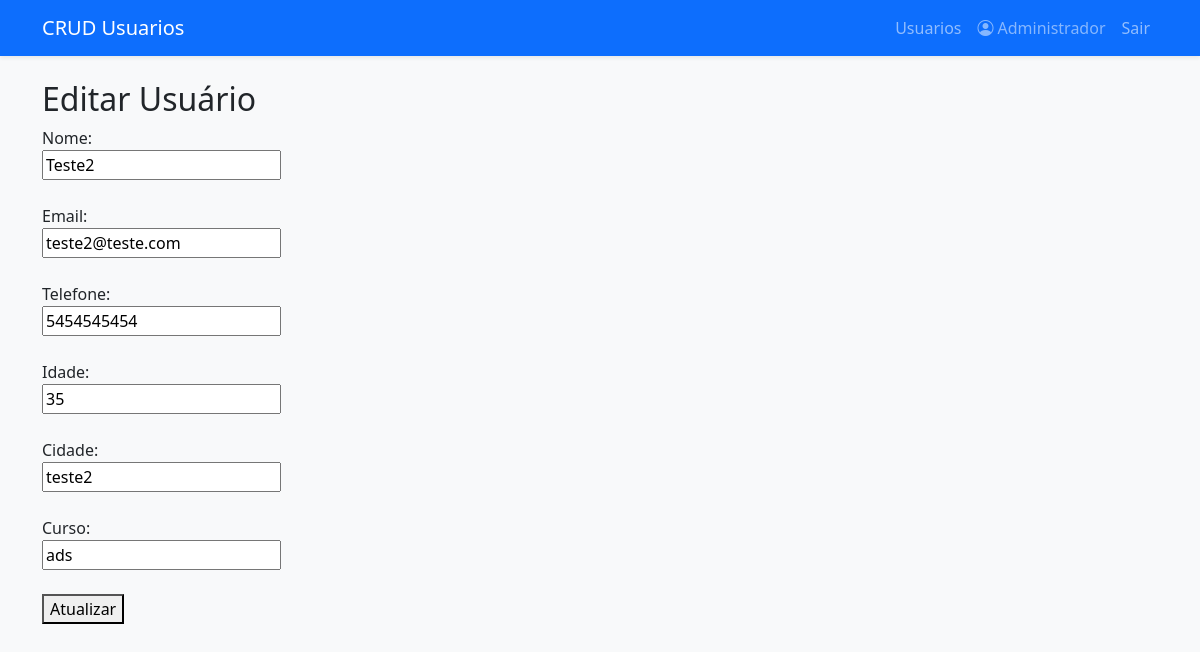
Page /editar.php?id=4 (signed in) on the committed database.
### tables this page shows
CREATE TABLE `usuarios` (
  `id` int(11) NOT NULL,
  `nome` varchar(150) NOT NULL,
  `email` varchar(100) NOT NULL,
  `telefone` varchar(20) NOT NULL,
  `idade` int(11) NOT NULL,
  `cidade` varchar(100) NOT NULL,
  `curso` varchar(100) NOT NULL
);

### editar.php (the view, shortened to what this page needs)
<?php
include 'conexao.php';
include 'includes/header.php';
$id = $_GET['id'];
$res = mysqli_query($conn, "SELECT * FROM usuarios WHERE id = $id");
$dados = mysqli_fetch_assoc($res);
?>
<h2>Editar Usuário</h2>
<form action="atualizar.php" method="POST">
  Nome: <br>
  <input type="text" name="nome" value="<?php echo $dados['nome']; ?>"><br><br>
  Email: <br>
  <input type="email" name="email" value="<?php echo $dados['email']; ?>"><br><br>
  Telefone: <br>
  <input type="text" name="telefone" value="<?php echo $dados['telefone']; ?>"><br><br>
  Idade: <br>
  <input type="number" name="idade" value="<?php echo $dados['idade']; ?>"><br><br>
  Cidade: <br>
  <input type="text" name="cidade" value="<?php echo $dados['cidade']; ?>"><br><br>
  Curso: <br>
  <input type="text" name="curso" value="<?php echo $dados['curso']; ?>"><br><br>
  <button type="submit">Atualizar</button>
</form>

### rows in the picture
usuarios: nome "Teste2", email "teste2@teste.com", telefone "5454545454", idade "35", cidade "teste2", curso "ads"

### other values in the picture
get_logged_user_name() "Administrador"
